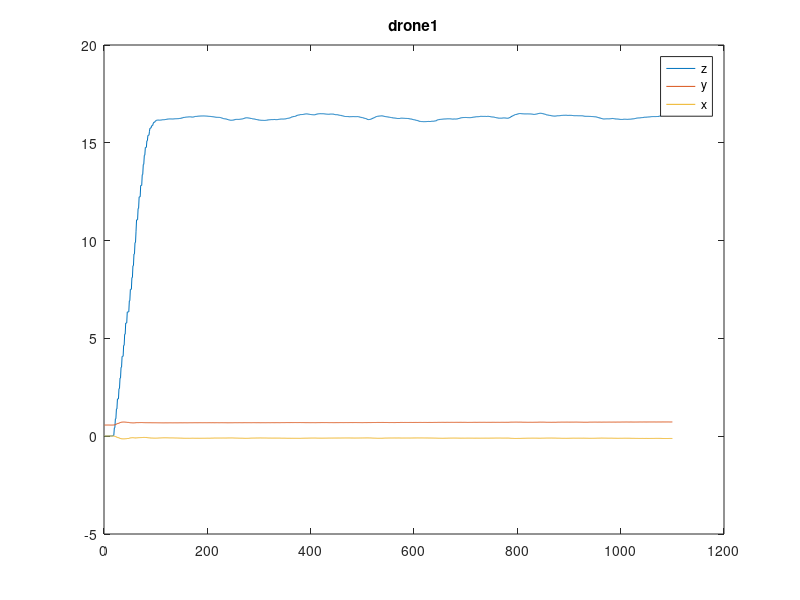
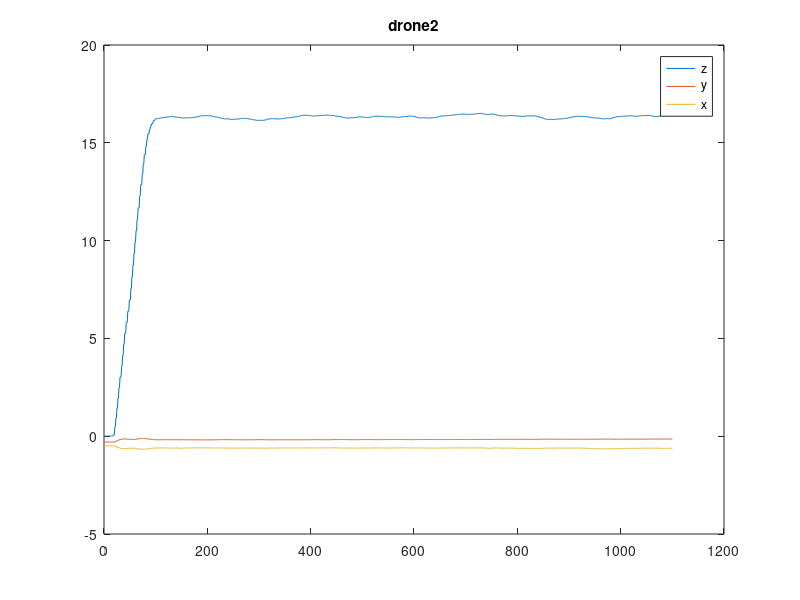
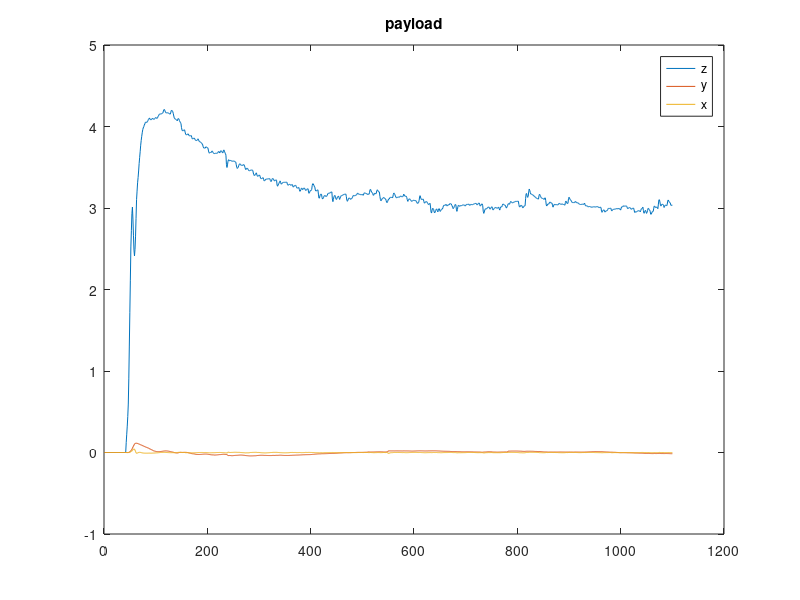

These figures' MATLAB source, in order:
clc;
clear;
% load('2');
load('20220412/3uav/3droneData_v8.mat');
% load('20220412/2uav/2droneSAData.mat');
figure();
plot(state_drone1(:,1,3));
hold on;
plot(state_drone1(:,1,2));
hold on;
plot(state_drone1(:,1,1));
hold on;
legend('z','y','x')
title("drone1")

figure();

plot(state_drone2(:,1,3));
hold on;
plot(state_drone2(:,1,2));
hold on;
plot(state_drone2(:,1,1));
hold on;
legend('z','y','x')
title("drone2")

figure();

plot(state_payload(:,1,3));
hold on;
plot(state_payload(:,1,2));
hold on;
plot(state_payload(:,1,1));
hold on;
legend('z','y','x')
title("payload")

% figure();
% plot(state_drone3(:,1,3));
% hold on;
% plot(state_drone3(:,1,2));
% hold on;
% plot(state_drone3(:,1,1));
% hold on;
% legend('z','y','x')
% title("drone3")

% save("3UAV-3/3droneData_v8.mat",'timestep','state_drone1',"state_drone2","state_drone3","state_payload","force_cable1","force_cable2", "force_cable3",...
%     "thrust_drone1","thrust_drone2","thrust_drone3","force_logger0","force_logger1","force_logger2","force_logger3","force_loggerAll","pwm2thrust1","pwm2thrust2","pwm2thrust3")